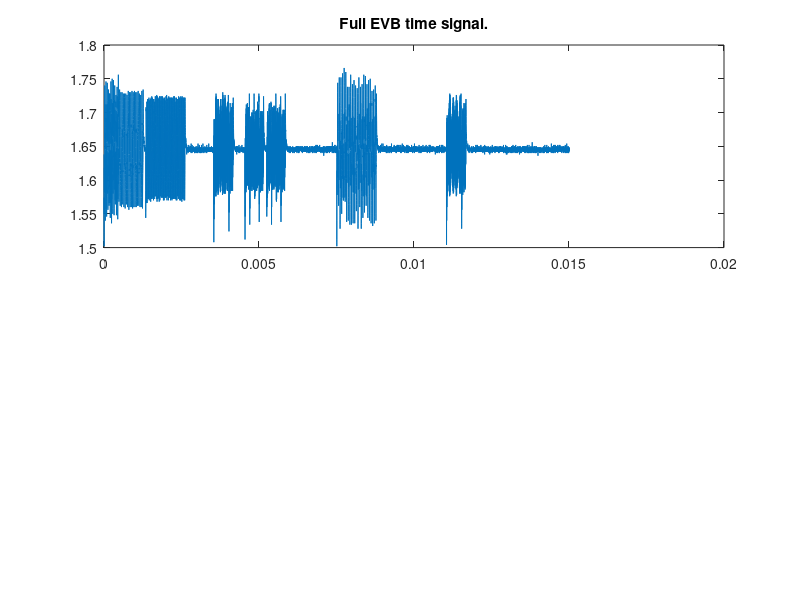
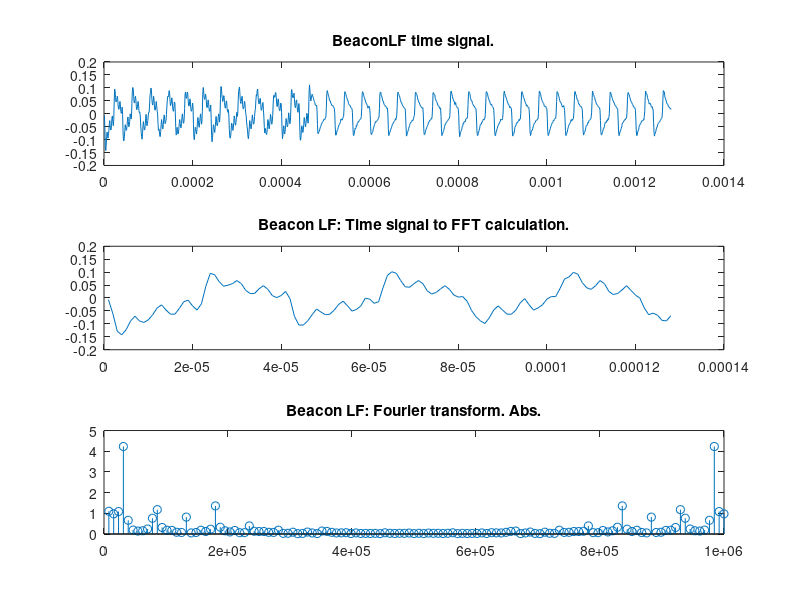

Here is the MATLAB script that generated these plots, in order:
%mducng/SoC/D2/G2touch
%%%%%%%%%%%%%%%%%%%%%%%%%%%%%%%%%%%%%%%%%%%%%%%%%%%%%%%%%%%%%%%%%%%%%%%%%%%
clc;
clear;
close all;
%%%%%%%%%%%%%%%%%%%%%%%%%%%%%%%%%%%%%%%%%%%%%%%%%%%%%%%%%%%%%%%%%%%%%%%%%%%
% load txt file
load EVB1M.txt;
dataraw         = EVB1M;
temp            = size(dataraw);
length_full     = temp(1);
x_full          = dataraw;
%%%%%%%%%%%%%%%%%%%%%%%%%%%%%%%%%%%%%%%%%%%%%%%%%%%%%%%%%%%%%%%%%%%%%%%%%%%
Fs              = 10^6;  
dt              = 1/Fs;
t_full          = (0:1:length_full-1)*dt;
%%%%%%%%%%%%%%%%%%%%%%%%%%%%%%%%%%%%%%%%%%%%%%%%%%%%%%%%%%%%%%%%%%%%%%%%%%%
% plot time signal
figure(1);
subplot(2,1,1);
plot(t_full,x_full);
title('Full EVB time signal.');
%%%%%%%%%%%%%%%%%%%%%%%%%%%%%%%%%%%%%%%%%%%%%%%%%%%%%%%%%%%%%%%%%%%%%%%%%%%
% load Beacon LF:
x_beaconLF_raw  = x_full(1:1:1281);
% Substract mean:
x_beaconLF      = x_beaconLF_raw - mean(x_beaconLF_raw);
t_beaconLF      = (1:1:length(x_beaconLF))*dt;
% plot Full Beacon LF
figure(2);
subplot(3,1,1);
plot(t_beaconLF,x_beaconLF);
title('BeaconLF time signal.');
%%%%%%%%%%%%%%%%%%%%%%%%%%%%%%%%%%%%%%%%%%%%%%%%%%%%%%%%%%%%%%%%%%%%%%%%%%%
% FFT calculation 
Nfft        = 2^7;
deltaF      = Fs/Nfft;
tVectors    = (1:Nfft)*dt;
fVectors    = (1:Nfft)*deltaF;
% Beacon LF part to FFT calculation
yBeaconTem  = fft(x_beaconLF(1:1:Nfft),Nfft);
yBeaconFFT  = abs(yBeaconTem);
%%%%%%%%%%%%%%%%%%%%%%%%%%%%%%%%%%%%%%%%%%%%%%%%%%%%%%%%%%%%%%%%%%%%%%%%%%%
% plot time signal
subplot(3,1,2);
plot(tVectors,x_beaconLF(1:Nfft));
title("Beacon LF: Time signal to FFT calculation.");
%axis([0 Nfft*1/Fs 0 1*scale]);
% plot fft output
subplot(3,1,3);
stem(fVectors,yBeaconFFT);
title('Beacon LF: Fourier transform. Abs.'); 
%axis([0 Fs 0 Nfft/2*scale]);
%axis([0 Fs 0 25]);
